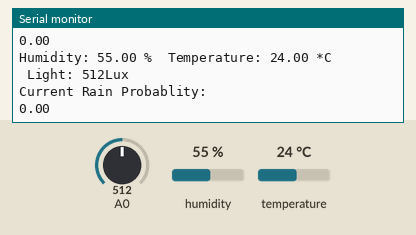
This sketch was run on a simulated Arduino Uno, built with avr-gcc and run on an emulated ATmega328P. Parts: the last lines printed to the serial monitor. The inputs (shaded band) are chosen by the test bench; at power-on: humidity 55 %, A0 = 512, temperature 24 °C.

Above: at 2.8 s.
2.9 s: humidity set to 22 %
At 4.3 s:
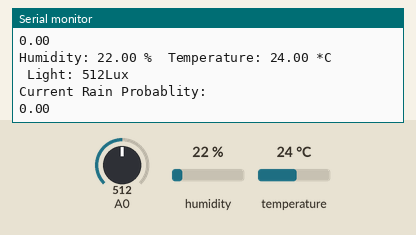
4.4 s: A0 set to 716
At 5.7 s:
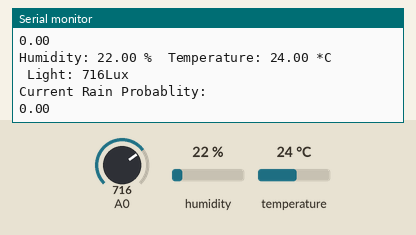
5.9 s: temperature set to 12 °C
At 7.3 s:
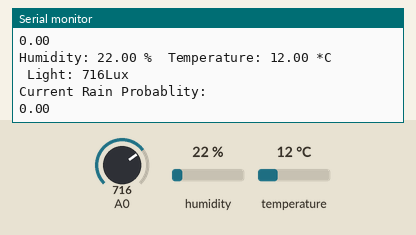
7.4 s: A0 set to 900
At 8.7 s:
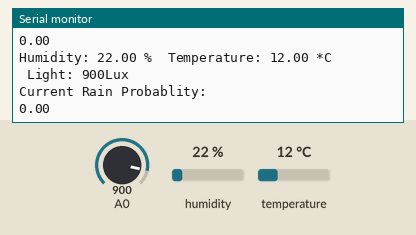
8.9 s: humidity set to 40 %
At 10.8 s:
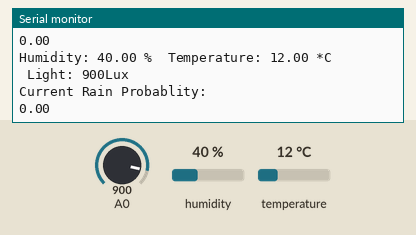
Timing chart, 0 to 11.4 s (numbered marks = the images above; inputs shaded):
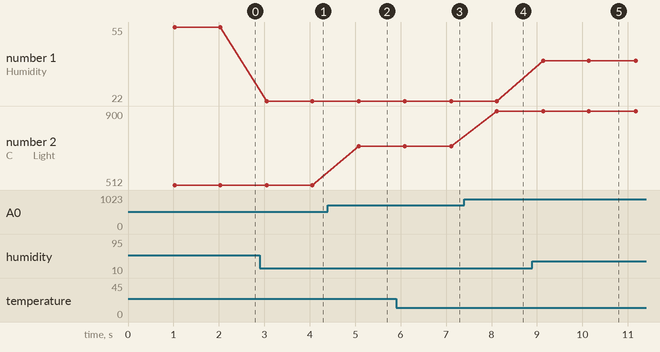

The sketch:

ML_final.ino
```cpp
#include "DHT.h"
#define DHTPIN 2    // Definig pin 2 for DHT11 Seonsor

// Defining the model/type of DHT sensor used
#define DHTTYPE DHT11   // DHT 11

DHT dht(DHTPIN, DHTTYPE);
void setup() {
  // put your setup code here, to run once:
  pinMode(A0,INPUT);
  Serial.begin(115200);
  Serial.println("Sensor Values!!");

  dht.begin();
}

void loop() {

  delay(1000);

  int lux = 0;
  lux = analogRead(A0);

  // Reading temperature or humidity takes about 250 milliseconds!
  // Sensor readings may also be up to 2 seconds 'old' (its a very slow sensor)
  float h = dht.readHumidity();
  // Read temperature as Celsius (the default)
  float t = dht.readTemperature();

  if (isnan(t) || isnan(h)) {
    Serial.println("Failed to read from DHT sensor!");
    return;
  }

  // Read temperature as Fahrenheit (isFahrenheit = true)
//  float f = dht.readTemperature(true);

//  Compute heat index in Fahrenheit (the default)
//  float hif = dht.computeHeatIndex(f, h);
//  Compute heat index in Celsius (isFahreheit = false)
//  float hic = dht.computeHeatIndex(t, h, false);

  Serial.println("");
  Serial.print("Humidity: ");
  Serial.print(h);
  Serial.print(" %\t");
  Serial.print("Temperature: ");
  Serial.print(t);
  Serial.print(" *C        ");
  Serial.print("Light: ");
  Serial.print(lux);
  Serial.print("Lux");
  Serial.println(" ");
  float a=0,b=0,c=0,d=0;
  a=-0.95215825;
  b=0.40587284;
  c= -0.2408559;
  d= 83.88153208919869;
  float y_predict = a*t + b*h + c*lux + d;

  if(y_predict <0){
    y_predict =0;
  }

  Serial.println("Current Rain Probablity: ");
  Serial.print(y_predict);
  Serial.println("");


}
```

Measured:
- after the input at 2.9 s, the serial monitor: prints a new line after 0.15 s (image 1)
- after the input at 4.4 s, the serial monitor: prints a new line after 0.68 s (image 2)
- after the input at 5.9 s, the serial monitor: prints a new line after 1.2 s (image 3)
- after the input at 7.4 s, the serial monitor: prints a new line after 0.71 s (image 4)
- after the input at 8.9 s, the serial monitor: prints a new line after 0.24 s (image 5)
- plotted number 1: 55 → 22 after the input at 2.9 s, 22 → 40 after the input at 8.9 s
- plotted number 2: 512 → 716 after the input at 4.4 s, 716 → 900 after the input at 7.4 s
